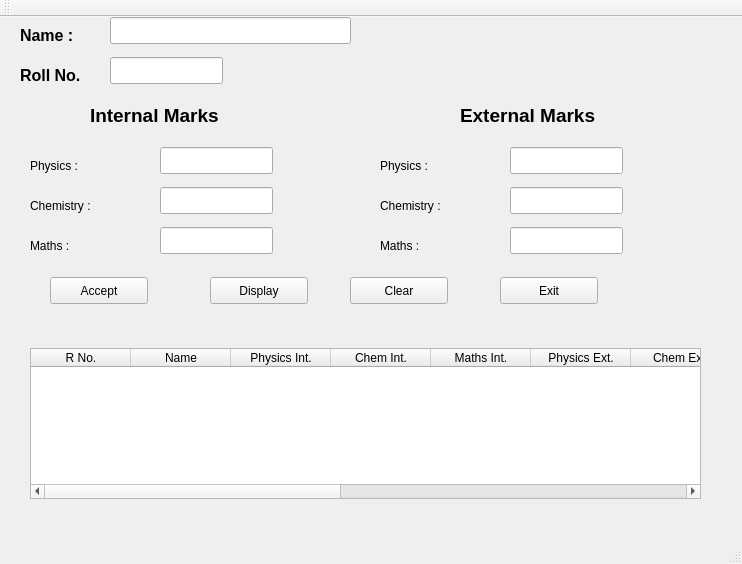
<?xml version="1.0" encoding="UTF-8"?>
<ui version="4.0">
 <class>MainWindow</class>
 <widget class="QMainWindow" name="MainWindow">
  <property name="geometry">
   <rect>
    <x>0</x>
    <y>0</y>
    <width>742</width>
    <height>564</height>
   </rect>
  </property>
  <property name="windowTitle">
   <string>MainWindow</string>
  </property>
  <widget class="QWidget" name="centralWidget">
   <widget class="QLabel" name="label">
    <property name="geometry">
     <rect>
      <x>20</x>
      <y>10</y>
      <width>66</width>
      <height>17</height>
     </rect>
    </property>
    <property name="font">
     <font>
      <pointsize>12</pointsize>
      <weight>75</weight>
      <bold>true</bold>
     </font>
    </property>
    <property name="text">
     <string>Name : </string>
    </property>
   </widget>
   <widget class="QLabel" name="label_2">
    <property name="geometry">
     <rect>
      <x>20</x>
      <y>50</y>
      <width>66</width>
      <height>17</height>
     </rect>
    </property>
    <property name="font">
     <font>
      <pointsize>12</pointsize>
      <weight>75</weight>
      <bold>true</bold>
     </font>
    </property>
    <property name="text">
     <string>Roll No. :</string>
    </property>
   </widget>
   <widget class="QLineEdit" name="iphy">
    <property name="geometry">
     <rect>
      <x>160</x>
      <y>130</y>
      <width>113</width>
      <height>27</height>
     </rect>
    </property>
   </widget>
   <widget class="QLabel" name="label_3">
    <property name="geometry">
     <rect>
      <x>90</x>
      <y>90</y>
      <width>131</width>
      <height>17</height>
     </rect>
    </property>
    <property name="font">
     <font>
      <pointsize>14</pointsize>
      <weight>75</weight>
      <bold>true</bold>
     </font>
    </property>
    <property name="text">
     <string>Internal Marks </string>
    </property>
   </widget>
   <widget class="QLabel" name="label_4">
    <property name="geometry">
     <rect>
      <x>460</x>
      <y>90</y>
      <width>141</width>
      <height>17</height>
     </rect>
    </property>
    <property name="font">
     <font>
      <pointsize>14</pointsize>
      <weight>75</weight>
      <bold>true</bold>
     </font>
    </property>
    <property name="text">
     <string>External Marks </string>
    </property>
   </widget>
   <widget class="QLabel" name="label_5">
    <property name="geometry">
     <rect>
      <x>30</x>
      <y>140</y>
      <width>66</width>
      <height>17</height>
     </rect>
    </property>
    <property name="text">
     <string>Physics :</string>
    </property>
   </widget>
   <widget class="QLabel" name="label_6">
    <property name="geometry">
     <rect>
      <x>30</x>
      <y>180</y>
      <width>81</width>
      <height>17</height>
     </rect>
    </property>
    <property name="text">
     <string>Chemistry :</string>
    </property>
   </widget>
   <widget class="QLabel" name="label_7">
    <property name="geometry">
     <rect>
      <x>30</x>
      <y>220</y>
      <width>66</width>
      <height>17</height>
     </rect>
    </property>
    <property name="text">
     <string>Maths :</string>
    </property>
   </widget>
   <widget class="QLineEdit" name="ichem">
    <property name="geometry">
     <rect>
      <x>160</x>
      <y>170</y>
      <width>113</width>
      <height>27</height>
     </rect>
    </property>
   </widget>
   <widget class="QLineEdit" name="imaths">
    <property name="geometry">
     <rect>
      <x>160</x>
      <y>210</y>
      <width>113</width>
      <height>27</height>
     </rect>
    </property>
   </widget>
   <widget class="QLineEdit" name="ephy">
    <property name="geometry">
     <rect>
      <x>510</x>
      <y>130</y>
      <width>113</width>
      <height>27</height>
     </rect>
    </property>
   </widget>
   <widget class="QLabel" name="label_8">
    <property name="geometry">
     <rect>
      <x>380</x>
      <y>220</y>
      <width>66</width>
      <height>17</height>
     </rect>
    </property>
    <property name="text">
     <string>Maths :</string>
    </property>
   </widget>
   <widget class="QLabel" name="label_9">
    <property name="geometry">
     <rect>
      <x>380</x>
      <y>140</y>
      <width>66</width>
      <height>17</height>
     </rect>
    </property>
    <property name="text">
     <string>Physics :</string>
    </property>
   </widget>
   <widget class="QLineEdit" name="echem">
    <property name="geometry">
     <rect>
      <x>510</x>
      <y>170</y>
      <width>113</width>
      <height>27</height>
     </rect>
    </property>
   </widget>
   <widget class="QLineEdit" name="emaths">
    <property name="geometry">
     <rect>
      <x>510</x>
      <y>210</y>
      <width>113</width>
      <height>27</height>
     </rect>
    </property>
   </widget>
   <widget class="QLabel" name="label_10">
    <property name="geometry">
     <rect>
      <x>380</x>
      <y>180</y>
      <width>81</width>
      <height>17</height>
     </rect>
    </property>
    <property name="text">
     <string>Chemistry :</string>
    </property>
   </widget>
   <widget class="QLineEdit" name="name">
    <property name="geometry">
     <rect>
      <x>110</x>
      <y>0</y>
      <width>241</width>
      <height>27</height>
     </rect>
    </property>
   </widget>
   <widget class="QLineEdit" name="rno">
    <property name="geometry">
     <rect>
      <x>110</x>
      <y>40</y>
      <width>113</width>
      <height>27</height>
     </rect>
    </property>
   </widget>
   <widget class="QPushButton" name="accept">
    <property name="geometry">
     <rect>
      <x>50</x>
      <y>260</y>
      <width>98</width>
      <height>27</height>
     </rect>
    </property>
    <property name="text">
     <string>Accept</string>
    </property>
   </widget>
   <widget class="QPushButton" name="display">
    <property name="geometry">
     <rect>
      <x>210</x>
      <y>260</y>
      <width>98</width>
      <height>27</height>
     </rect>
    </property>
    <property name="text">
     <string>Display</string>
    </property>
   </widget>
   <widget class="QTableWidget" name="tableWidget">
    <property name="geometry">
     <rect>
      <x>30</x>
      <y>331</y>
      <width>671</width>
      <height>151</height>
     </rect>
    </property>
    <column>
     <property name="text">
      <string>R No.</string>
     </property>
    </column>
    <column>
     <property name="text">
      <string>Name</string>
     </property>
    </column>
    <column>
     <property name="text">
      <string>Physics Int.</string>
     </property>
    </column>
    <column>
     <property name="text">
      <string>Chem Int.</string>
     </property>
    </column>
    <column>
     <property name="text">
      <string>Maths Int.</string>
     </property>
    </column>
    <column>
     <property name="text">
      <string>Physics Ext.</string>
     </property>
    </column>
    <column>
     <property name="text">
      <string>Chem Ext.</string>
     </property>
    </column>
    <column>
     <property name="text">
      <string>Maths Ext.</string>
     </property>
    </column>
    <column>
     <property name="text">
      <string>P. Total</string>
     </property>
    </column>
    <column>
     <property name="text">
      <string>C. Total</string>
     </property>
    </column>
    <column>
     <property name="text">
      <string>M. Total</string>
     </property>
    </column>
    <column>
     <property name="text">
      <string>Total</string>
     </property>
    </column>
    <column>
     <property name="text">
      <string>Percentage</string>
     </property>
    </column>
   </widget>
   <widget class="QPushButton" name="clear">
    <property name="geometry">
     <rect>
      <x>350</x>
      <y>260</y>
      <width>98</width>
      <height>27</height>
     </rect>
    </property>
    <property name="text">
     <string>Clear</string>
    </property>
   </widget>
   <widget class="QPushButton" name="exit">
    <property name="geometry">
     <rect>
      <x>500</x>
      <y>260</y>
      <width>98</width>
      <height>27</height>
     </rect>
    </property>
    <property name="text">
     <string>Exit</string>
    </property>
   </widget>
  </widget>
  <widget class="QMenuBar" name="menuBar">
   <property name="geometry">
    <rect>
     <x>0</x>
     <y>0</y>
     <width>742</width>
     <height>25</height>
    </rect>
   </property>
  </widget>
  <widget class="QToolBar" name="mainToolBar">
   <attribute name="toolBarArea">
    <enum>TopToolBarArea</enum>
   </attribute>
   <attribute name="toolBarBreak">
    <bool>false</bool>
   </attribute>
  </widget>
  <widget class="QStatusBar" name="statusBar"/>
 </widget>
 <layoutdefault spacing="6" margin="11"/>
 <resources/>
 <connections/>
</ui>
